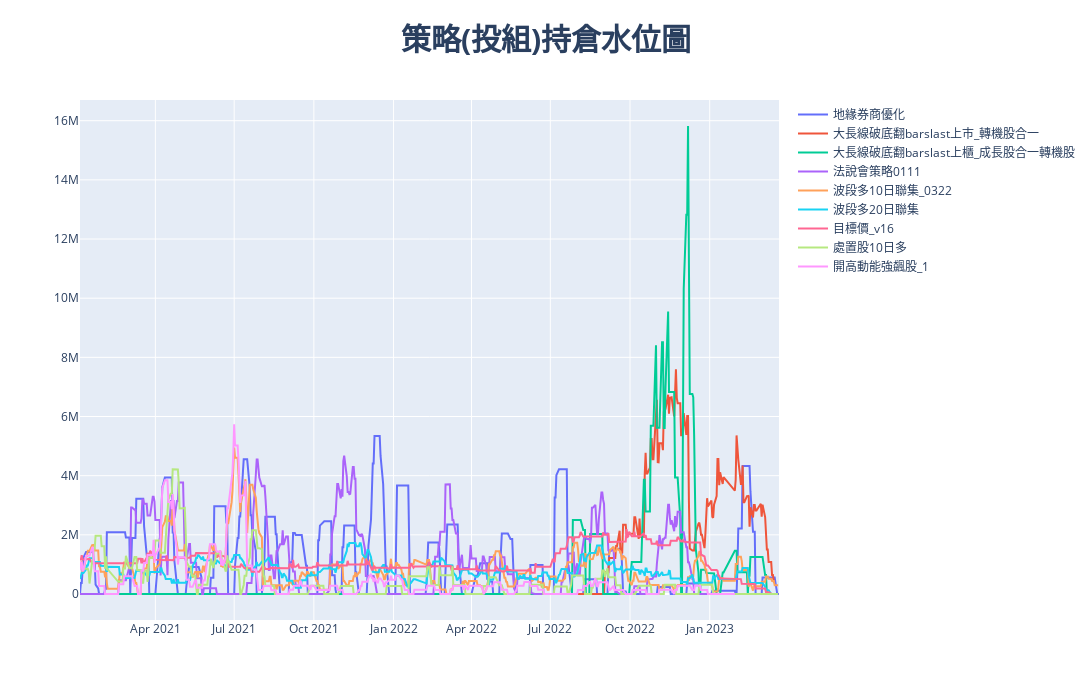

Notebook code cell kept with this figure:
### Code cell
plot_holding_money_line(portfolio_df_slr, portfolio_cols)

### Figure 1 — Plotly figure (JSON) as saved in the notebook; plotly's stock layout.template omitted (floating-point values rounded to 4 significant figures; data arrays with more than 128 entries replaced by an {"elided": "..."} marker saying what was removed)
{"data": [{"name": "地緣券商優化", "type": "scatter", "x": {"elided": "537 str values"}, "y": {"elided": "537 float values"}}, {"name": "大長線破底翻barslast上市_轉機股合一", "type": "scatter", "x": {"elided": "537 str values"}, "y": {"elided": "537 float values"}}, {"name": "大長線破底翻barslast上櫃_成長股合一轉機股", "type": "scatter", "x": {"elided": "537 str values"}, "y": {"elided": "537 float values"}}, {"name": "法說會策略0111", "type": "scatter", "x": {"elided": "537 str values"}, "y": {"elided": "537 float values"}}, {"name": "波段多10日聯集_0322", "type": "scatter", "x": {"elided": "537 str values"}, "y": {"elided": "537 float values"}}, {"name": "波段多20日聯集", "type": "scatter", "x": {"elided": "537 str values"}, "y": {"elided": "537 float values"}}, {"name": "目標價_v16", "type": "scatter", "x": {"elided": "537 str values"}, "y": {"elided": "537 float values"}}, {"name": "處置股10日多", "type": "scatter", "x": {"elided": "537 str values"}, "y": {"elided": "537 float values"}}, {"name": "開高動能強飆股_1", "type": "scatter", "x": {"elided": "537 str values"}, "y": {"elided": "537 float values"}}], "layout": {"bargap": 0, "barmode": "stack", "height": 700, "title": {"font": {"size": 30}, "text": "<b>策略(投組)持倉水位圖<b>", "x": 0.5}, "width": 1700}}
